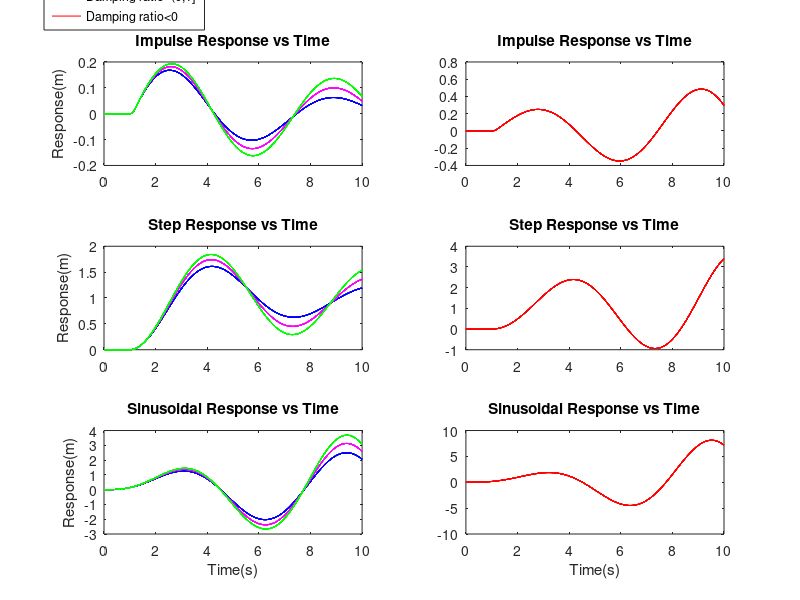

This chart was generated by the following MATLAB code:
%--------------------------------------------------------------------------
%---- Mass Spring Damper System Response Estimated with Euler's Method ----
%------------------------ prepared by Aslı Alpsoy -------------------------
clear ;
clc;
%% input parameters
m=input('Enter the mass in kg:');
k=input('Enter the spring constant in N/m:');
F=input('Enter the force amplitude in N:');
zeta=[1.6 1 0.6 -1] ;       % Damping Ratio in Ns/m
t=linspace(0,10,1001)';
Fimp = F.*(t>=1 & t<=1.2);  %Impulse: F(t)=F at t =[1, 1.2], elsewhere F(t)=0
Fstep = F.* (t>=1);         %Step: F(t)=0 when t<1 and F(t)=F when t>1
Fsin = F.*(sin(t));         %Sinusoidal: F(t)=F.sin(t);
Force=[Fimp Fstep Fsin];
%% time step
t0=0 ;           %initial time
tf=10;           % final time
dt=.01;          % integration time step
N=(tf-t0)/dt;    % # of iterations
%% pre-allocation & initial conditions(at t=0 the system is at equilibrium)
X=zeros(N+1,4,3);
U=zeros(N+1,4,3); %dX/dt=U
t=zeros(N+1,4,3);
X(1)=0;
U(1)=0;
t(1)=0;
%% Euler integration
for z=1:3              %iterate through forces
for y=1:4              %iterate through damping ratios  
for i=1:N      
         f=(-k/m).*X+(-zeta(1,y)/m).*U+(1/m)*Force(:,z); %EoM: X''=1/m(-k*X-c*X'+F(t))
         U(i+1,y,z)= U(i,y,z)+dt*f(i,y,z);
         X(i+1,y,z)= X(i,y,z)+dt*U(i,y,z);
         t(i+1,y,z)= t(i,y,z)+dt;
end     
end
end
%% obtaining plots
 t=reshape(t,[1001,12]);
 X=reshape(X,[1001,12]);% 3D-->2D, each 4 columns-->same response
 figure('WindowState','maximized');
 % Impulse response
 subplot(3,2,1);     
 p1=plot(t,X(:,1),'b'); hold on; p2=plot(t,X(:,2),'m'); p3=plot(t,X(:,3),'g'); 
 ylabel('Response(m)');title('Impulse Response vs Time')
 hold off;
 subplot(3,2,2); p4=plot(t,X(:,4),'r');title('Impulse Response vs Time')
 %Step response
 subplot(3,2,3);     
 plot(t,X(:,5),'b'); hold on; plot(t,X(:,6),'m'); plot(t,X(:,7),'g'); 
 ylabel('Response(m)');title('Step Response vs Time')
 hold off;
 subplot(3,2,4);plot(t,X(:,8),'r');title('Step Response vs Time')
%Sinusoidal response
 subplot(3,2,5);    
 plot(t,X(:,9),'b'); hold on; plot(t,X(:,10),'m'); plot(t,X(:,11),'g'); 
 ylabel('Response(m)'); xlabel('Time(s)');title('Sinusoidal Response vs Time')
 hold off;
 subplot(3,2,6); plot(t,X(:,12),'r');xlabel('Time(s)');title('Sinusoidal Response vs Time')
 
lgd=legend([p1(1),p2(1),p3(1),p4(1)],'Damping ratio>1','Damping ratio=1','Damping ratio=(0,1]','Damping ratio<0');
set(lgd,'Position',[0.055 0.95 0 0]);
